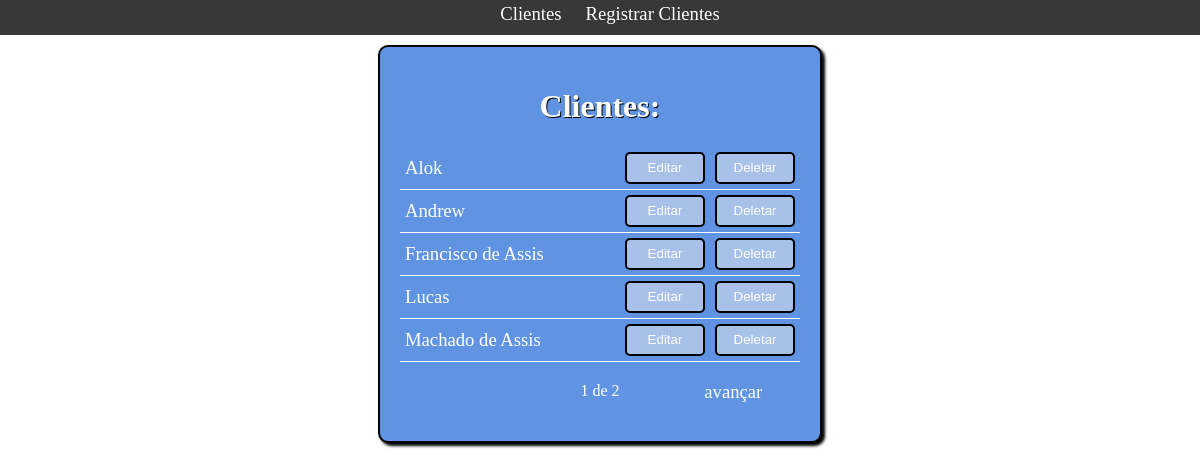
The page /cliente/ on the database as committed earlier.
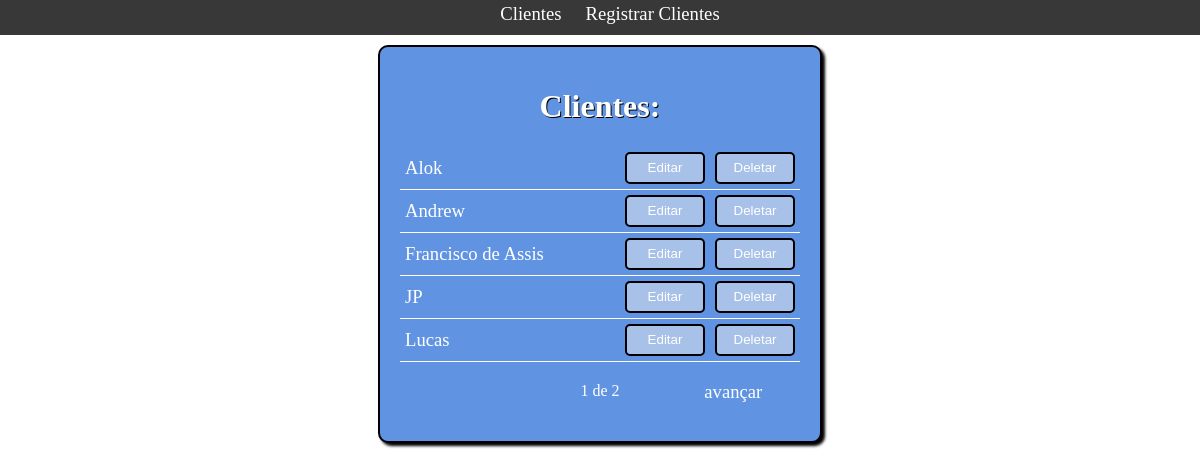
The same page on the database as committed later.
### main/models.py (models this page shows, shortened)
class Cliente(models.Model):
    STATUS = [
        ('Pago','Pago'),
        ('Devendo','Devendo'),
    ]
    nome = models.CharField(max_length=50)
    celular = models.CharField(max_length=50)
    data = models.DateTimeField(auto_now_add=True)
    estado = models.CharField(
        max_length=7,
        choices=STATUS,
        )

### main/views.py (the view)
# urls.py: path('cliente/', views.Clientes, name='Cliente'),
def Clientes(request):
    clientes_lista = Cliente.objects.all().order_by('nome')
    paginator = Paginator(clientes_lista,5)
    page = request.GET.get('page')
    clientes = paginator.get_page(page)
    return render(request,'main/clientes.html', {'clientes': clientes})

### main/templates/main/clientes.html (shortened to what this page needs)
{% extends 'base.html' %}
{% block content %}
    <h1>Clientes:</h1>
    {% for cliente in clientes %}
    <div class = "tabela-clientes">
        <div><a href="/cliente/{{cliente.id}}">{{ cliente.nome }}</a></div>
        <div><a href="/edit/{{cliente.id}}"><button value="Editar" class="botao">Editar</button></a></div>
        <div><a href="/delete/{{cliente.id}}"><button value="Editar" class="botao">Deletar</button></a></div>
    </div>
    {% endfor %}
    <div class="pagination">
        <span class="step-links">
            {% if clientes.has_previous %}
                <a href="?page={{ clientes.previous_page_number }}"><p>voltar</p></a>
            {% else %}
                <p></p>
            {% endif%}
            <span class="current-page">
                {{ clientes.number }} de {{ clientes.paginator.num_pages }}
            </span>
            {% if clientes.has_next %}
                <a href="?page={{ clientes.next_page_number }}"><p>avançar</p></a>
            {% endif%}
        </span>
    </div>
{% endblock %}

Rows that differ between the two databases and show on the page:
no longer on this page (row unchanged): Cliente: nome "Machado de Assis"
added Cliente: nome "JP"
